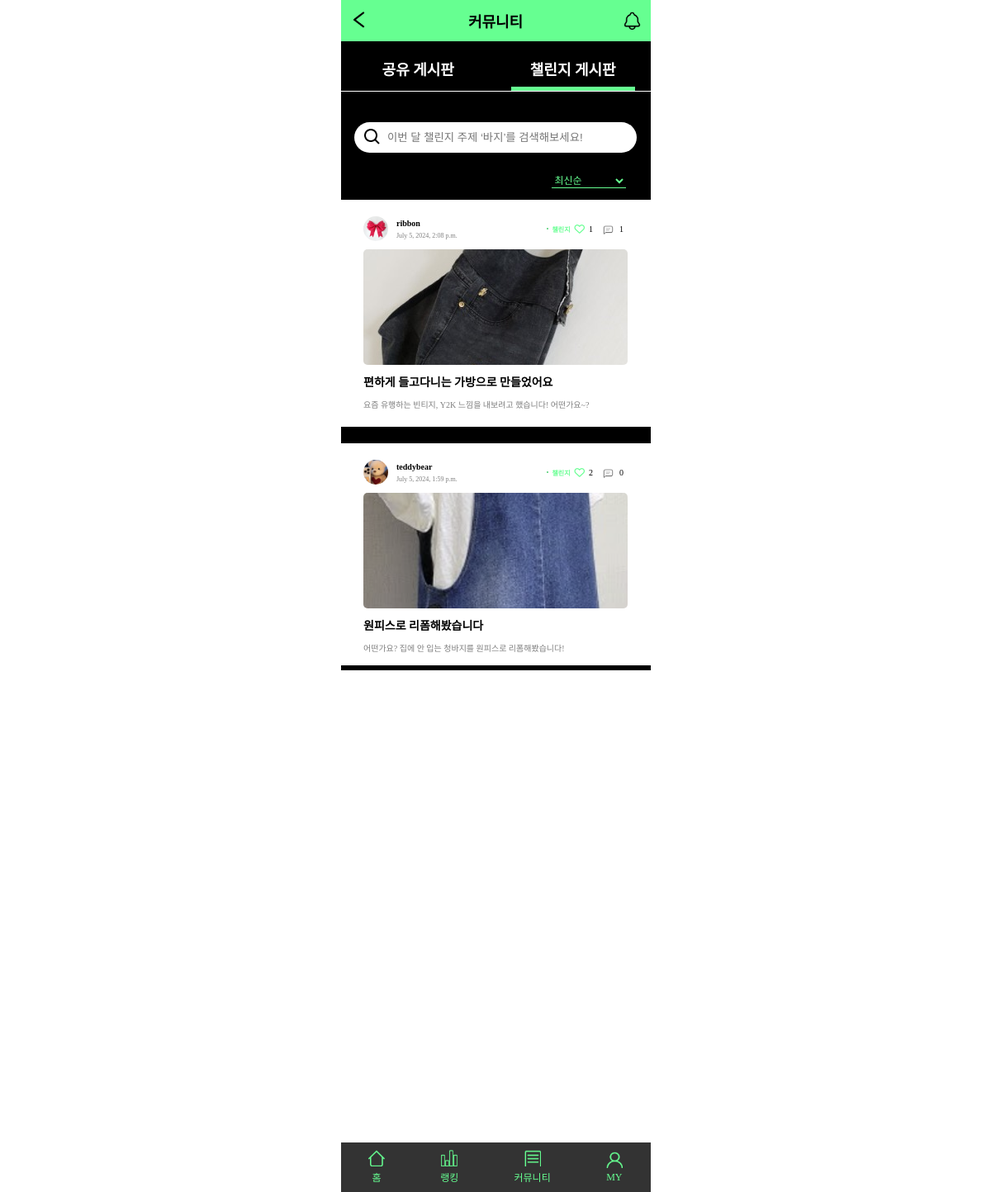
Page /challengeList/ on the committed database.
### mainApp/models.py (models this page shows, shortened)
class Post(models.Model):
    title = models.CharField(max_length=50) # 글의 제목, 최대 길이는 50
    content = models.TextField() # 글의 본문
    created_at = models.DateTimeField(auto_now_add=True) # 생성일자
    author = models.ForeignKey(to = User, on_delete = models.CASCADE, related_name = "posts")
    category = models.ManyToManyField(to = Category, through = "PostCategory", related_name = "posts")
    like = models.ManyToManyField(to = User, through = "Like", related_name="liked_posts")
    image = models.ImageField(upload_to = upload_filepath, blank = True) # 이미지 업로드
    file = models.FileField(upload_to = upload_filepath, blank = True ) # 파일 업로드

class Category(models.Model):
    name = models.CharField(max_length = 20)

### accountApp/models.py (models this page shows, shortened)
class User(AbstractBaseUser):
    email = models.EmailField(
        verbose_name='email',
        max_length=255,
        unique=True,
    )
    nickname = models.CharField(max_length=20)
    image = models.ImageField()
    is_active = models.BooleanField(default=True)
    is_admin = models.BooleanField(default=False)
    objects = UserManager()
    USERNAME_FIELD = 'email'
    REQUIRED_FIELDS = ['image', 'nickname']

### mainApp/views.py (the view)
# urls.py: path('challengeList/', challengeList, name='challengeList'),
def challengeList(request):
    categories = Category.objects.all()
    category = get_object_or_404(Category, id=1)
    sort = request.GET.get('sort', 'latest')
    query = request.GET.get('query', '')
    posts = category.posts.all()
    if query:
        posts = posts.filter(Q(title__icontains=query) | Q(content__icontains=query))
    if sort == 'likes':
        posts = posts.annotate(like_count=models.Count('like')).order_by('-like_count', '-id')
    else:
        posts = posts.order_by('-id')
    return render(request, 'mainApp/challengeList.html', {'posts': posts, 'categories': categories, 'sort': sort, 'query': query, 'latest_selected': sort == 'latest',
        'likes_selected': sort == 'likes'})

### mainApp/templates/mainApp/challengeList.html (shortened to what this page needs)
<!DOCTYPE html>
{% load static %}
<html lang="en">
<head>
    <link rel="stylesheet" href="{% static 'css/hyunh.css' %}">
    <link rel="stylesheet" href="https://cdnjs.cloudflare.com/ajax/libs/font-awesome/6.0.0-beta3/css/all.min.css">
</head>
<body>
    <header class="community_header">
        <a href="{% url 'mainApp:main' %}"><img src="../../../media/backBtn.png" alt="뒤로가기"
                class="community_header_back"></a>
        <span class="community_header_title">커뮤니티</span>
        <a href="{% url 'mainApp:notice' %}" class="community_header_notice"><img src="../../../media/noticeBell.png"
                alt="알림"></a>
    </header>
    <main class="community_main">
        <section class="community_main_sec1">
            <div class="community_main_sec1_item" data-target="sec2"><a href="{% url 'mainApp:tipList' %}">공유 게시판</a>
            </div>
            <div class="community_main_sec1_item focused" data-target="sec3"><a
                    href="{% url 'mainApp:challengeList' %}">챌린지 게시판</a></div>
        </section>
        <form method="get" action="{% url 'mainApp:challengeList' %}" class="community_main_search">
            <input type="text" id="query" name="query" value="{{ request.GET.query }}"
                class="community_main_search_input" placeholder="이번 달 챌린지 주제 ‘바지’를 검색해보세요!">
        </form>
        <form method="get" id="sortForm" class="community_main_sort">
            <select name="sort" id="sort" onchange="document.getElementById('sortForm').submit()"
                class="community_main_sort_selec">
                <option value="latest" {% if latest_selected %}selected{% endif %} class="community_main_sort_opt">
                    최신순
                </option>
            </select>
        </form>
        <div class="community_main_scroll">
            <section class="community_main_sec2">
                {% for post in posts %}
                <div class="community_main_sec2_post">
                    <div class="community_main_sec2_post_header">
                        <div class="community_main_sec2_post_user">
                            <div class="community_main_sec2_post_userImg">
                                {% if post.author.image %}
                                <img width="30" height="30" src="{{ post.author.image.url }}" alt="프로필 사진">
                                {% endif %}
                            </div>
                            <div class="community_main_sec2_post_nickDate">
                                <p class="community_main_sec2_post_nick">{{ post.author.nickname }}</p>
                                <p class="community_main_sec2_post_date">{{ post.created_at }}</p>
                            </div>
                        </div>
                        <div class="community_main_sec2_post_likeCom">
                            <div class="user_post_titleLike_category">
                                <svg xmlns="http://www.w3.org/2000/svg" width="2" height="2" viewBox="0 0 2 2" fill="none">
                                    <circle cx="1" cy="1" r="1" fill="#66FF91" />
                                    <circle cx="1" cy="1" r="1" fill="black" fill-opacity="0.2" />
                                </svg>
                                <span>{% for category in post.category.all %}
                                    {% if category.name == "챌린지" %}
                                    챌린지
                                    {% else %}
                                    공유
                                    {% endif %}
                                    {% endfor %}</span>
                            </div>
                            <p>
                                {% if request.user in post.like.all %}
                                <a href="{% url 'mainApp:remove_like' post.id %}"><i class="fas fa-heart fa-lg"></i></a>
                                {% else %}
                                <a href="{% url 'mainApp:add_like' post.id %}"></a>
                                {% endif %}
                                {{ post.like.count }}
                            </p>
                            <p><img src="../../../media/comment.png" alt="댓글">{{ post.comments.count }}</p>
                        </div>
                    </div>
                    {% if post.image %}
                    <img width="320" height="240" src="{{ post.image.url }}" class="community_main_sec2_post_img">
                    {% endif %}
                    <div style="display: flex;">
                        <p class="community_main_sec2_post_title"><a href="{% url 'mainApp:detail' post.id %}">{{ post.title }}</a></p>
                    </div>
                    <p class="community_main_sec2_post_text">
                        {% if post.content|length > 85 %}
                        {{ post.content|slice:":85" }}...
                        {% else %}
                        {{ post.content }}
                        {% endif %}
                    </p>
                </div>
                {% empty %}
                작성된 글이 없습니다.
                {% endfor %}
            </section>
        </div>
    </main>
    <footer class="community_footer">
        <div class="community_footer_home">
            <a href="{% url 'mainApp:main' %}">
                <img src="../../../media/Home.png" alt="홈" width="20px" height="20px">
            </a>
            <p>홈</p>
        </div>
        <div class="community_footer_rank">
            <a href="{% url 'mainApp:ranking' %}">
                <img src="../../../media/Rank.png" alt="랭킹" width="20px" height="20px">
            </a>
            <p>랭킹</p>
        </div>
        <div class="community_footer_community">
            <a href="{% url 'mainApp:tipList' %}">
                <img src="../../../media/Community.png" alt="커뮤니티" width="20px" height="20px">
            </a>
            <p>커뮤니티</p>
        </div>
        <div class="community_footer_my">
            {% if not user.is_authenticated %}
            <a href="{% url 'accountApp:login' %}">
                <img src="../../../media/My.png" alt="마이" width="20px" height="20px">
            </a>
            {% else %}
            <a href="{% url 'accountApp:detail' pk=user.pk %}">
                <img src="../../../media/My.png" alt="마이" width="20px" height="20px">
            </a>
            {% endif %}
            <p>MY</p>
        </div>
    </footer>
</body>
</html>

### rows in the picture
Post: author.image (picture), author.nickname "ribbon", created_at "July 5, 2024, 2:08 p.m.", like.count "1", comments.count "1", image (picture), title "편하게 들고다니는 가방으로 만들었어요", content "요즘 유행하는 빈티지, Y2K 느낌을 내보려고 했습니다! 어떤가요~?"
Category: name "챌린지"
Post: author.image (picture), author.nickname "teddybear", created_at "July 5, 2024, 1:59 p.m.", like.count "2", comments.count "0", image (picture), title "원피스로 리폼해봤습니다", content "어떤가요? 집에 안 입는 청바지를 원피스로 리폼해봤습니다!"
